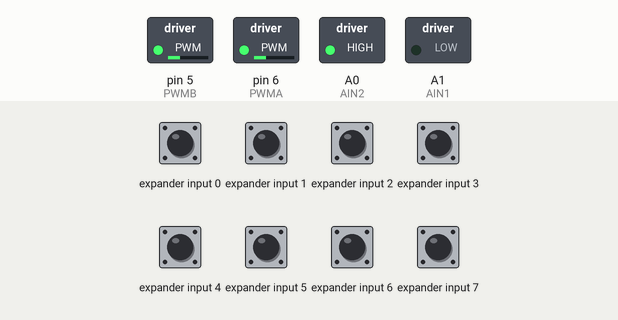
Recording of a sketch running on a simulated Arduino Uno, built with avr-gcc and run on an emulated ATmega328P. Parts: switched loads named in the sketch (green lamp = pin HIGH). Wiring (inferred from the names in the program): PCF8574 port expander at I2C address 0x20. Inputs (shaded band) come from the test bench; at power-on: expander input 0–7 HIGH. Random numbers use the default seed unless the sketch sets one; what the sketch prints to the serial monitor is not drawn.

Above: at 1.2 s.
1.3 s: expander input 6 pulled LOW for 0.15 s
At 1.37 s:
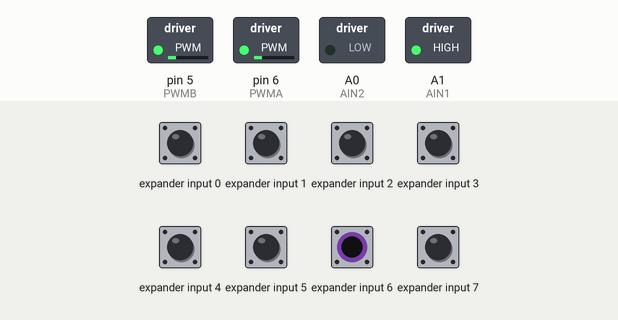
2.9 s: expander input 7 pulled LOW for 0.15 s
At 3.6 s:
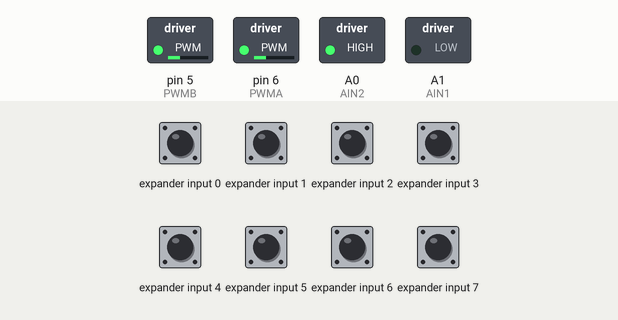
6.0 s: expander input 6 pulled LOW for 0.15 s
At 7.2 s:
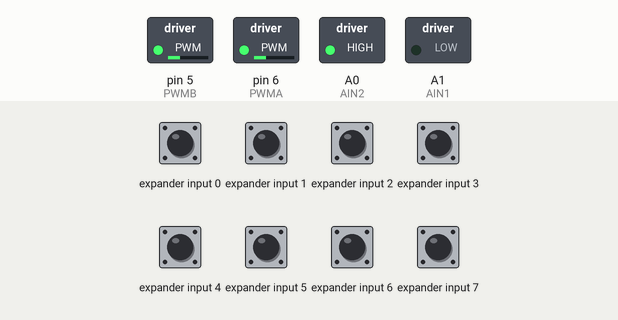
Timing chart, 0 to 9.0 s (numbered marks = the images above; inputs shaded):
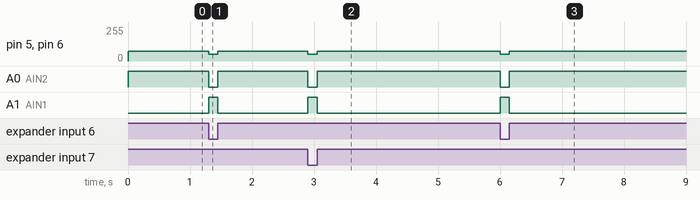

Measured:
- after the input at 1.3 s, pin 5 (PWMB), pin 6 (PWMA): 75/255 → 50/255 at once, → 75/255 0.15 s later; A0 (AIN2): HIGH → LOW at once, → HIGH 0.15 s later; A1 (AIN1): LOW → HIGH at once, → LOW 0.15 s later
- after the input at 2.9 s, pin 5 (PWMB), pin 6 (PWMA): 75/255 → 50/255 at once, → 75/255 0.15 s later; A0 (AIN2): HIGH → LOW at once, → HIGH 0.15 s later; A1 (AIN1): LOW → HIGH at once, → LOW 0.15 s later
- after the input at 6.0 s, pin 5 (PWMB), pin 6 (PWMA): 75/255 → 50/255 at once, → 75/255 0.15 s later; A0 (AIN2): HIGH → LOW at once, → HIGH 0.15 s later; A1 (AIN1): LOW → HIGH at once, → LOW 0.15 s later

The sketch:

project_code_Dana_Divya_Eline.ino
```cpp
#include <Wire.h>
const int PWMA = 6;           //Left Motor Speed pin (ENA)
const int AIN2 = A0;         //Motor-L forward (IN2).
const int AIN1 = A1;          //Motor-L backward (IN1)
const int PWMB = 5;           //Right Motor Speed pin (ENB)
const int BIN1 = A2;          //Motor-R forward (IN3)
const int BIN2 = A3;          //Motor-R backward (IN4)
const int Clock = 13;
const int Address = 12;
const int DataOut = 11;
const int CS = 10;
/* const int TRSensors_h = ; */
const int QTR_EMITTERS_OFF = 0;
const int QTR_EMITTERS_ON = 1;
const int QTR_EMITTERS_ON_AND_OFF = 2;
const int QTR_NO_EMITTER_PIN = 255;
const int QTR_MAX_SENSORS = 16;
const int ECHO = 2;
const int TRIG = 3;
const int Addr = 0x20;
int RIJDEN = 0;
int REMMEN = 1;
int DRAAIEN = 2;
int TOESTAND = RIJDEN;    // zorgt dat hij begint in toestand rijden
int snelheid = 75;        // basis snelheid voor de alpha bot
int getal = 1;

byte value;
void PCF8574Write(byte data);
byte PCF8574Read();

void setup() {
  // stelt in welke pinnen out en inputs zijn
  Serial.begin(115200);
  Wire.begin();
  snelheid = 75;
  analogWrite(PWMA, snelheid);
  analogWrite(PWMB, snelheid);
  pinMode(PWMA, OUTPUT);
  pinMode(AIN2, OUTPUT);
  pinMode(AIN1, OUTPUT);
  pinMode(PWMB, OUTPUT);
  pinMode(AIN1, OUTPUT);
  pinMode(AIN2, OUTPUT);
}

void loop() {
  if (TOESTAND == RIJDEN) {
    Serial.println("RIJDEN");
    snelheid = 75;
    analogWrite(PWMA, snelheid);
    analogWrite(PWMB, snelheid);
    digitalWrite(AIN1, LOW);
    digitalWrite(AIN2, HIGH);
    digitalWrite(BIN1, LOW);
    digitalWrite(BIN2, HIGH);
    PCF8574Write(0xC0 | PCF8574Read());   //zet de Pin
    value = PCF8574Read() | 0x3F;         //leest de Pin
    if (value != 0xFF)                    // als hij een muur detecteerd gaat hij dus remmen, zo niet blijft hij doorrijden
    {
      TOESTAND = REMMEN;
    }
    else
    {
      TOESTAND = RIJDEN;
    }

  }

  if (TOESTAND == REMMEN) {
    Serial.println("REMMEN");
    stilstaan();
    TOESTAND = DRAAIEN;
  }

  if (TOESTAND == DRAAIEN) {
    Serial.println("DRAAIEN");
    getal = random(1, 2);                 // Dit zou een random getal geven, 1 of 2 zodat hij random kant op kan draaien. Dit proberen we dan met een if-statement in draaien(), maar het werkt niet.
    draaien();
    PCF8574Write(0xC0 | PCF8574Read());   //zet de Pin
    value = PCF8574Read() | 0x3F;         //leest de Pin
    if (value != 0xFF)                    // als hij geen muur meer ziet gaat hij dus weer rijden, maar als de muur er nog is blijft hij draaien
    {
      TOESTAND = DRAAIEN;
    }
    else
    {
      TOESTAND = RIJDEN;
    }
  }
}

void stilstaan() {
  snelheid = 0;
  analogWrite(PWMA, snelheid);
  analogWrite(PWMB, snelheid);
  digitalWrite(AIN1, LOW);
  digitalWrite(BIN1, LOW);
  digitalWrite(AIN2, LOW);
  digitalWrite(BIN2, LOW);
}

void draaien() {
  snelheid = 50;

  if (getal == 1) {                       // in de loop wordt een random getal gekozen, 1 of 2. Hierdor zou hij steeds een andere kant op draaien ipv alleen naar links. Dit werkt helaas niet.
    analogWrite(PWMA, snelheid);
    analogWrite(PWMB, snelheid);
    digitalWrite(AIN1, HIGH);
    digitalWrite(BIN2, HIGH);
    digitalWrite(AIN2, LOW);
    digitalWrite(BIN1, LOW);
  }

  if (getal == 2) {
    analogWrite(PWMA, snelheid);
    analogWrite(PWMB, snelheid);
    digitalWrite(AIN1, LOW);
    digitalWrite(BIN2, LOW);
    digitalWrite(AIN2, HIGH);
    digitalWrite(BIN1, HIGH);
  }
}

// deze twee zorgen voor het werken van de afstand sensor

void PCF8574Write(byte data)
{
  Wire.beginTransmission(Addr);
  Wire.write(data);
  Wire.endTransmission();
}

byte PCF8574Read()
{
  int data = -1;
  Wire.requestFrom(Addr, 1);
  if (Wire.available()) {
    data = Wire.read();
  }
  return data;
}
```
